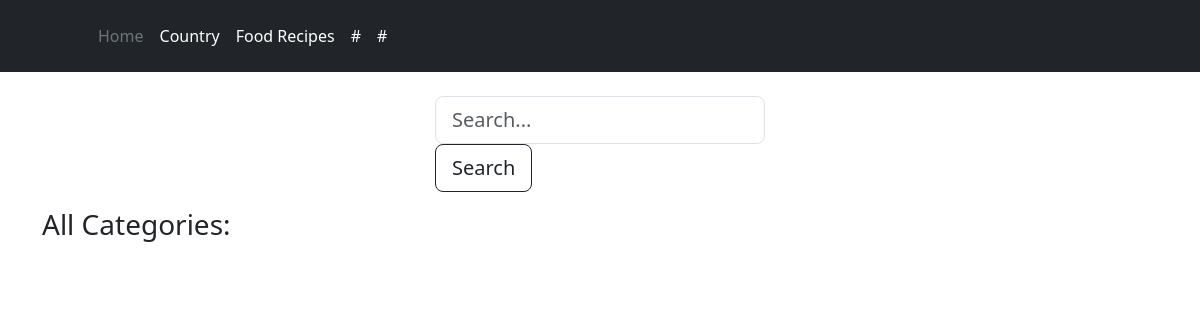
The page /food/ on the database as committed earlier.
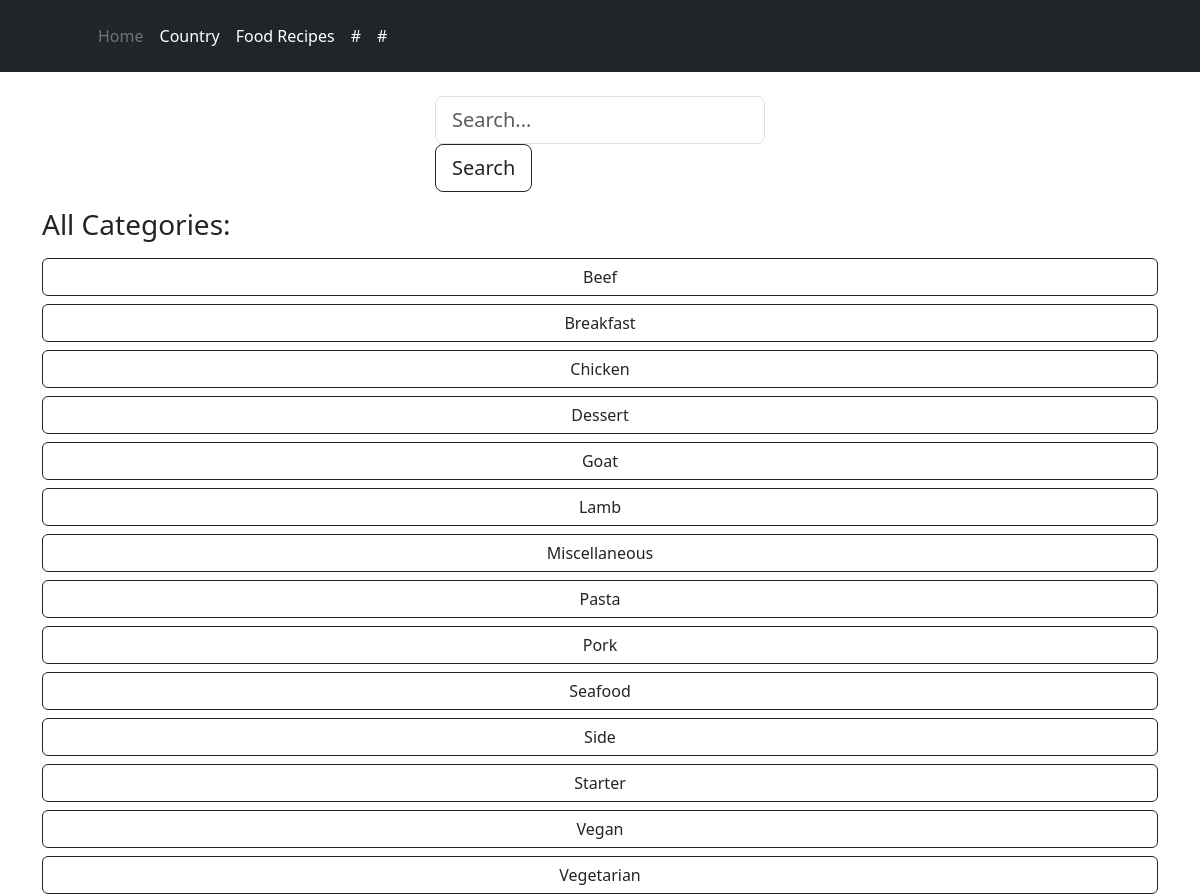
The same page on the database as committed later.
### food/models.py (models this page shows)
class FoodCategory(models.Model):
    name = models.CharField(max_length=100)
    image = models.CharField(max_length=100)
    description = models.TextField(blank=True)
    def __str__(self):
        return self.name

### food/views.py (the view)
# urls.py: path('', views.index, name='book_home'),
def index(request):
    q = FoodCategory.objects.all()
    q = q.order_by('name')
    return render(request, 'food/index.html', {'data': q})

### templates/food/index.html (shortened to what this page needs)
{% extends 'base.html' %}
{% block content %}
  <div class="container mt-4">
    <div class="d-flex justify-content-center">
        <form class="form-outline" action="{% url 'search'%}">
            <input type="search" name='q' class="form-control form-control-dark form-control-lg" placeholder="Search..." aria-label="Search">
            <button type="submit"  class="btn btn-outline-dark btn-lg btn">Search</button>
        </form>
    </div>
    <h3>All Categories:</h3>
    <div class="d-grid gap-2 mt-3">
      {% for cat in data%}
        <a href="{% url 'category' cat_name=cat %}" class="btn btn-outline-dark">{{ cat }}</a>
      {% endfor %}
    </div>
  </div>
{% endblock %}

### templates/base.html (shortened to what this page needs)
{% load static %}
<html lang="en">
<head>
    {% load bootstrap5 %}
    {% bootstrap_css %}
</head>
<body>
<header class="p-3 bg-dark text-white">
<div class="container">
  <div class="d-flex flex-wrap align-items-center justify-content-center justify-content-lg-start">
    <a href="/" class="d-flex align-items-center mb-2 mb-lg-0 text-white text-decoration-none">
      <svg class="bi me-2" width="40" height="32" role="img" aria-label="Bootstrap"><use xlink:href="http://127.0.0.1:8000/static/images/logo.png"/></svg>
    </a>
    <ul class="nav col-12 col-lg-auto me-lg-auto mb-2 justify-content-center mb-md-0">
      <li><a href="#" class="nav-link px-2 text-secondary">Home</a></li>
      <li><a href="{% url 'country_home' %}" class="nav-link px-2 text-white">Country</a></li>
      <li><a href="{% url 'food_home' %}" class="nav-link px-2 text-white">Food Recipes</a></li>
      <li><a href="#" class="nav-link px-2 text-white">#</a></li>
      <li><a href="#" class="nav-link px-2 text-white">#</a></li>
    </ul>
  </div>
</div>
</header>
  {% block content %}
  {% endblock %}
</body>
</html>

Rows that differ between the two databases and show on the page:
added FoodCategory: name "Beef"
added FoodCategory: name "Breakfast"
added FoodCategory: name "Chicken"
added FoodCategory: name "Dessert"
added FoodCategory: name "Goat"
added FoodCategory: name "Lamb"
added FoodCategory: name "Miscellaneous"
added FoodCategory: name "Pasta"
added FoodCategory: name "Pork"
added FoodCategory: name "Seafood"
added FoodCategory: name "Side"
added FoodCategory: name "Starter"
added FoodCategory: name "Vegan"
added FoodCategory: name "Vegetarian"
